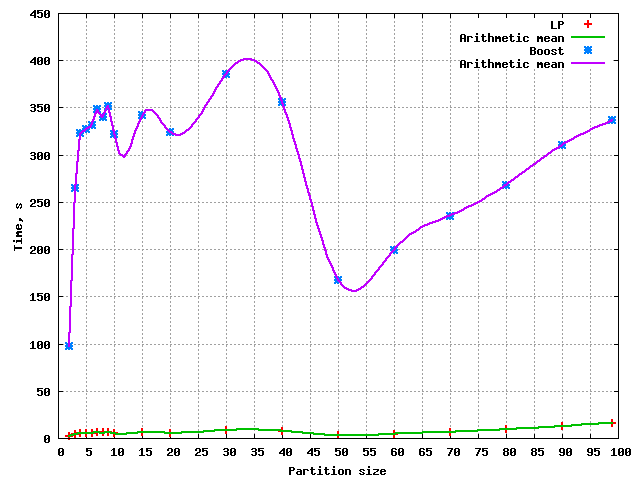

This figure's gnuplot source:
set datafile separator "|"
set grid
set xrange[0:100]
set yrange[0:450]
set xtics 5
set style line 1 lw 2
set style line 2 lw 2
set style line 3 lw 2
set style line 4 lw 2
set style line 5 lw 2
set style line 6 lw 2
set xlabel "Partition size"
set ylabel "Time, s"
plot 'Table.txt' using 1:2 ls 1 title sprintf("LP"), 'Table.txt' using 1:2 smooth cspline ls 2 title sprintf("Arithmetic mean"), 'Table2.txt' using 1:2 ls 3 title sprintf("Boost"), 'Table2.txt' using 1:2 smooth cspline ls 4 title sprintf("Arithmetic mean")
set term png medium
set output "Plot.png"
replot
set term windows